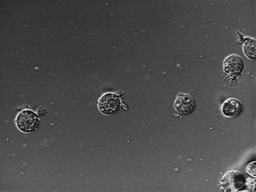
#> input picture sample/1.tiff, 256 x 192 px, shrunk from 640 x 480 before the run, given in place of 1.png, which was not available
$ jupyter execute --allow-errors denoising.ipynb   (older library calls are emulated)
#> lines starting #> are read from the running program, lines starting #| are printed output that depends on the picture; pictures that were not available may be replaced by others from this repository, and a replacement may not be noted
[cell 1]
# noise reduction
import cv2
from skimage import io, img_as_float
from skimage.filters import gaussian
from matplotlib import pyplot as plt

[cell 2]
# skimage - needs float
img = img_as_float(io.imread('../sample/1.png', as_gray=True))
#> img: shape (192, 256) float64; min 0.0275, max 1, mean 0.3

# using cv2 - kernel 3*3
gaussian_using_cv2 = cv2.GaussianBlur(img, (3,3), 0, borderType=cv2.BORDER_CONSTANT)
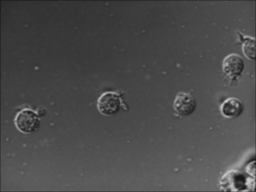
#> gaussian_using_cv2: shape (192, 256) float64; min 0.0936, max 0.808, mean 0.299
# using skimage
gaussian_using_skimage = gaussian(img, sigma=0.1, mode='constant', cval=0.0)

plt.figure(figsize=(12,6))

plt.subplot(121) # 1 row 2 columns
plt.title('denoising cv2')
plt.imshow(gaussian_using_cv2, cmap='gray')

plt.subplot(122)
plt.title('denoising skimage')
plt.imshow(gaussian_using_skimage, cmap='gray')
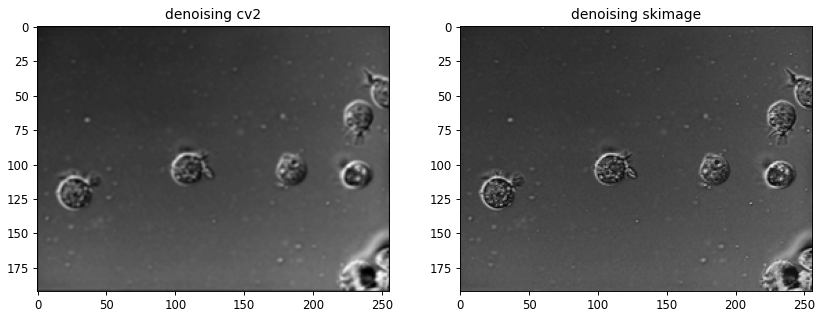
#> figure drawn by matplotlib, 2 panels

[cell 3]
# better noise reduction - median
from skimage.filters import median
from skimage.morphology import disk

# cv2 - needs 8 bit, not float
img = cv2.imread('../sample/1.png', 0)
#> img is the input picture: shape (192, 256); min 7, max 255, mean 76.6

# median using cv2
median_img_cv2 = cv2.medianBlur(img, 3)
# median using skiamge - kernel size 3
median_using_skimage = median(img, disk(3), mode='constant', cval=0.0)
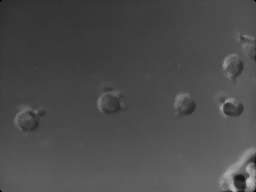
#> median_using_skimage: shape (192, 256); min 0, max 195, mean 75.8

plt.figure(figsize=(12,6))

plt.subplot(121) # 1 row 2 columns
plt.title('median denoising cv2')
plt.imshow(median_img_cv2, cmap='gray')

plt.subplot(122)
plt.title('median denoising skimage')
plt.imshow(median_using_skimage, cmap='gray')
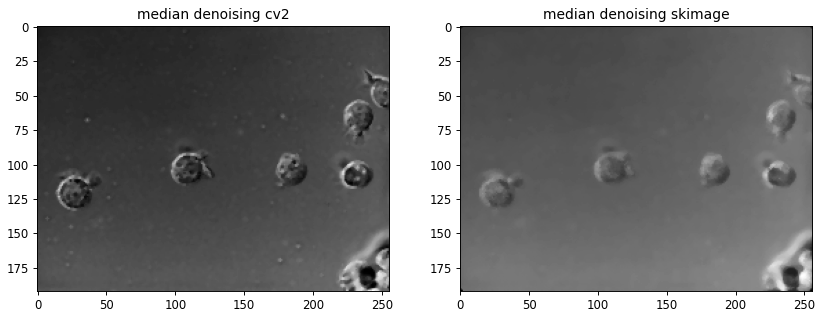
#> figure drawn by matplotlib, 2 panels

[cell 4]
# Denoising using Bilateral filter
# if you have a lot of edges


# cv2 - needs 8 bit, not float
img = cv2.imread('../sample/1.png', 0)

# kernel size or diameter = 5, sigma color = 20, sigma space = 100
bilateral_using_cv2 = cv2.bilateralFilter(img, 5, 20, 100, borderType=cv2.BORDER_CONSTANT)

plt.figure(figsize=(12,6))

plt.subplot(121) # 1 row 2 columns
plt.title('original')
plt.imshow(img, cmap='gray')

plt.subplot(122)
plt.title('bilateral denoising cv2')
plt.imshow(bilateral_using_cv2, cmap='gray')

[cell 5]
# it is too slow!!!!!
# Denoising using Bilateral filter - skimage
from skimage.restoration import denoise_bilateral

# cv2 - needs 8 bit, not float
img = cv2.imread('../sample/1.png', 0)

bilateral_using_skimage = denoise_bilateral(img, sigma_color=0.05, sigma_spatial=15, multichannel=False)

plt.figure(figsize=(12,6))

plt.subplot(121) # 1 row 2 columns
plt.title('original')
plt.imshow(img, cmap='gray')

plt.subplot(122)
plt.title('bilateral denoising skimage')
plt.imshow(bilateral_using_skimage, cmap='gray')

[cell 6]
# Denoising using Non-local means (NLM) filter
import cv2
import numpy as np
from skimage import img_as_ubyte
from skimage import io, img_as_float
from skimage.restoration import denoise_nl_means, estimate_sigma

# denoise_nl_means will work on color and grayscale
img = img_as_float(io.imread('../sample/1.png', as_gray=False))

# estimate sigma from image instead of guessing
sigma_est = np.mean(estimate_sigma(img, multichannel=True))
#> sigma_est = 0.00751

#> (the rest of this cell did not finish here and is left out)

[cell 7]
# Denoising using total variation filter (TVF)
import cv2
from skimage import io, img_as_float
from skimage.restoration import denoise_tv_chambolle

img = img_as_float(io.imread('../sample/1.png'))

plt.hist(img.flat, bins=100, range=(0,1))
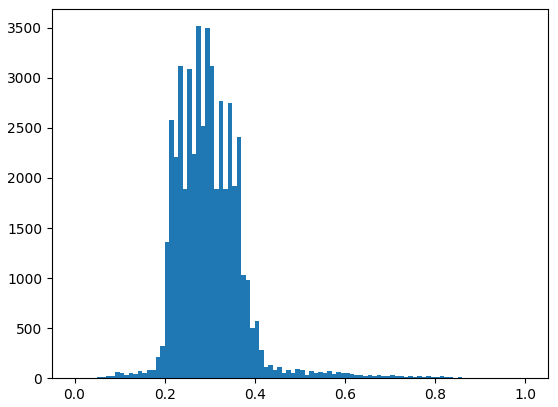
#> figure drawn by matplotlib, 1 panel; tallest bar 3516 high, from x = 0.27 to 0.28

[cell 8]
denoise_img = denoise_tv_chambolle(img, weight=0.1, eps=0.00002,
                                   max_num_iter= 200,
                                   multichannel=True)

plt.hist(denoise_img.flat, bins=100, range=(0,1))
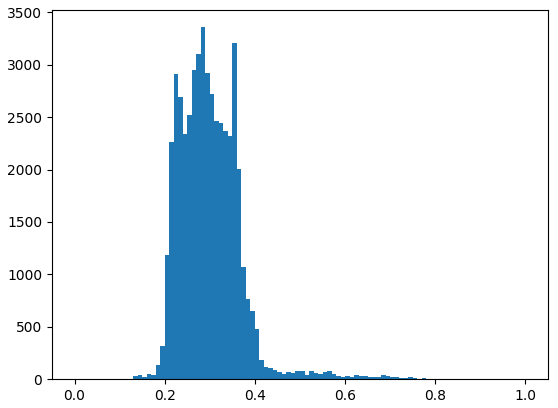
#> figure drawn by matplotlib, 1 panel; tallest bar 3358 high, from x = 0.28 to 0.29
